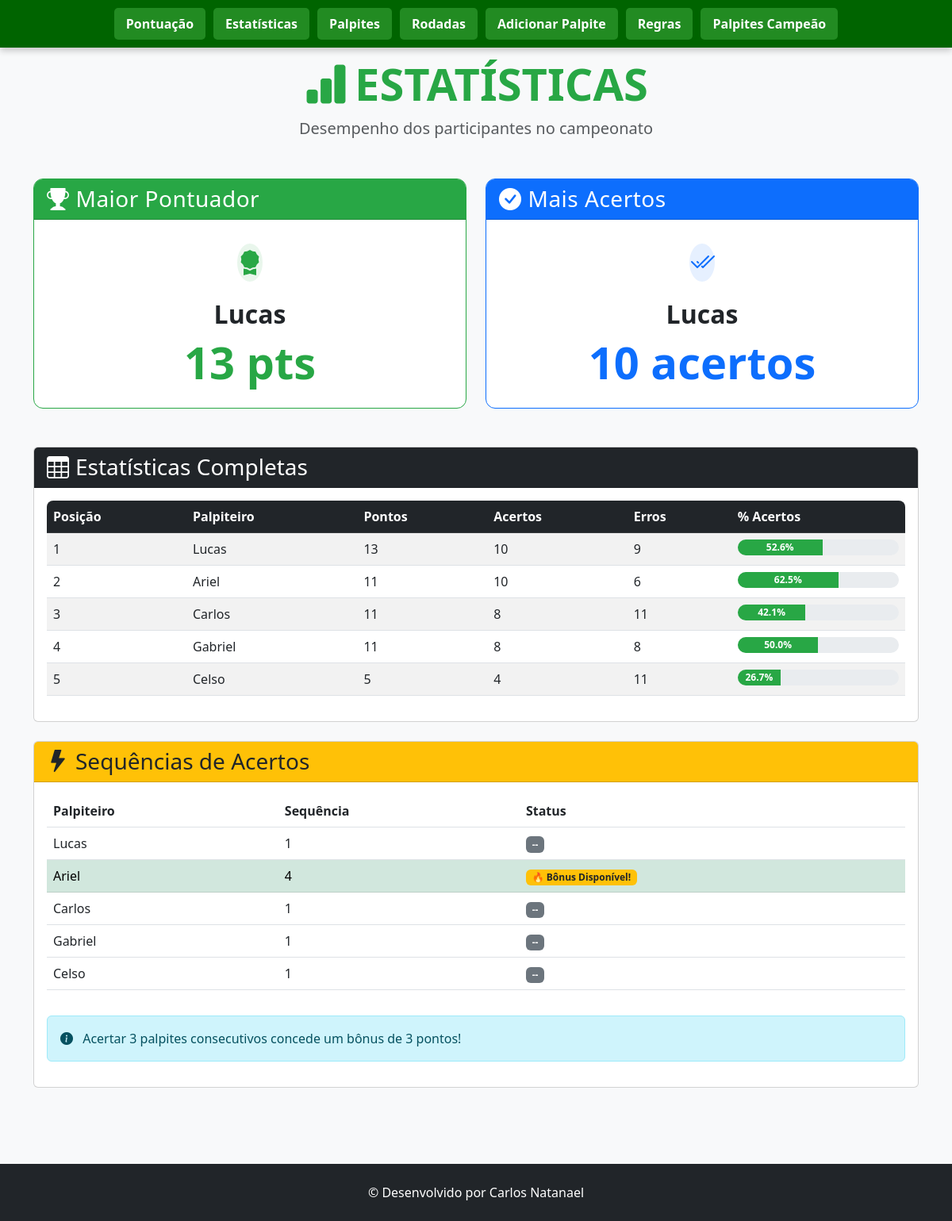
Page /estatisticas on the committed database.
### tables this page shows
CREATE TABLE pontuacao (
        id INTEGER PRIMARY KEY AUTOINCREMENT,
        posicao INTEGER,
        nome TEXT UNIQUE,
        pontos INTEGER DEFAULT 0,
        acertos INTEGER DEFAULT 0,
        erros INTEGER DEFAULT 0
    , pontos_bonus INTEGER DEFAULT 0);

### app.py (the view)
@app.route('/estatisticas')
def estatisticas():
    conn = get_db_connection()
    estatisticas_completas = conn.execute('''
        SELECT nome, pontos, acertos, erros,
               CASE WHEN (acertos + erros) = 0 THEN 0.0 ELSE ROUND((acertos * 100.0 / (acertos + erros)), 1) END as percentual_acertos
        FROM pontuacao ORDER BY pontos DESC, acertos DESC
    ''').fetchall()
    maior_pontuador = estatisticas_completas[0] if estatisticas_completas else None
    quem_acertou_mais = sorted(estatisticas_completas, key=lambda x: x['acertos'], reverse=True)[0] if estatisticas_completas else None
    rodada_atual_row = conn.execute("SELECT MAX(rodada) as rodada FROM palpites WHERE status != 'Pendente'").fetchone()
    rodada_atual_bonus = rodada_atual_row['rodada'] if rodada_atual_row and rodada_atual_row['rodada'] else 0
    print(f"\n[LOG] Rodada atual para cálculo de bônus: {rodada_atual_bonus}")
    sequencias_info = defaultdict(int)
    if rodada_atual_bonus > 0:
        palpites_rodada_atual = conn.execute("""
            SELECT p.nome, p.status, j.data_hora FROM palpites p
            JOIN jogos j ON p.game_id = j.id
            WHERE p.status != 'Pendente' AND p.rodada = ?
            ORDER BY p.nome, j.data_hora
        """, (rodada_atual_bonus,)).fetchall()
        for jogador in estatisticas_completas:
            nome = jogador['nome']
            palpites_do_jogador_na_rodada = [p for p in palpites_rodada_atual if p['nome'] == nome]
            sequencia_atual = 0
            for palpite in palpites_do_jogador_na_rodada:
                if "Erro" not in palpite['status']:
                    sequencia_atual += 1
                else:
                    sequencia_atual = 0
            sequencias_info[nome] = sequencia_atual
    sequencias_para_template = []
    for jogador in estatisticas_completas:
        nome = jogador['nome']
        max_streak = sequencias_info[nome]
        sequencias_para_template.append({
            'nome': nome,
            'sequencia': max_streak,
            'bonus': '🔥 Bônus Disponível!' if max_streak >= 3 else '--'
        })
    conn.close()
    print(f"\n[LOG] Estatísticas carregadas para {len(estatisticas_completas)} jogadores\n")
    return render_template('estatisticas.html',
                           maior_pontuador=maior_pontuador,
                           quem_acertou_mais=quem_acertou_mais,
                           estatisticas_completas=estatisticas_completas,
                           sequencias=sequencias_para_template,
                           rodada_atual_bonus=rodada_atual_bonus)

### app.py (called while the page is built)
def get_db_connection():
    conn = sqlite3.connect('palpites.db')
    conn.row_factory = sqlite3.Row
    return conn

### templates/estatisticas.html (shortened to what this page needs)
<!DOCTYPE html>
<html lang="pt">
<head>
    <link href="https://cdn.jsdelivr.net/npm/bootstrap@5.3.0/dist/css/bootstrap.min.css" rel="stylesheet">
    <link rel="stylesheet" href="https://cdn.jsdelivr.net/npm/bootstrap-icons@1.10.0/font/bootstrap-icons.css">
    <link rel="stylesheet" href="{{ url_for('static', filename='esta.css') }}">
</head>
<body>
    <header>
        <nav class="navbar navbar-expand-lg navbar-dark fixed-top">
            <div class="collapse navbar-collapse justify-content-center" id="navbarNav">
                <ul class="navbar-nav">
                    <li class="nav-item">
                        <a class="nav-link" href="{{ url_for('index') }}">Pontuação</a>
                    </li>
                    <li class="nav-item">
                        <a class="nav-link" href="{{ url_for('estatisticas') }}">Estatísticas</a>
                    </li>
                    <li class="nav-item">
                        <a class="nav-link" href="{{ url_for('exibir_palpites') }}">Palpites</a>
                    </li>
                    <li class="nav-item">
                        <a class="nav-link" href="{{ url_for('exibir_rodadas') }}">Rodadas</a>
                    </li>
                    <li class="nav-item">
                        <a class="nav-link" href="{{ url_for('adicionar_palpites') }}">Adicionar Palpite</a>
                    </li>
                    <li class="nav-item">
                        <a class="nav-link" href="{{ url_for('regra') }}">Regras</a>
                    </li>
                    <li class="nav-item">
                        <a class="nav-link" href="{{ url_for('ver_palpites_campeao') }}">Palpites Campeão</a>
                    </li>
                </ul>
            </div>
        </nav>
    </header>
    <main class="container py-5 mt-4">
        <div class="text-center mb-5">
            <h1 class="display-4 fw-bold text-success">
                <i class="bi bi-bar-chart-fill me-2"></i>ESTATÍSTICAS
            </h1>
            <p class="lead text-muted">Desempenho dos participantes no campeonato</p>
        </div>
        <div class="row g-4 mb-5">
            <div class="col-md-6">
                <div class="card stat-card h-100 border-success">
                    <div class="card-header bg-success text-white">
                        <h3 class="card-title mb-0">
                            <i class="bi bi-trophy-fill me-2"></i>Maior Pontuador
                        </h3>
                    </div>
                    <div class="card-body text-center py-4">
                        {% if maior_pontuador %}
                        <div class="avatar-lg mb-3 mx-auto">
                            <div class="avatar-title bg-success bg-opacity-10 text-success rounded-circle fs-2">
                                <i class="bi bi-award-fill"></i>
                            </div>
                        </div>
                        <h2 class="fw-bold">{{ maior_pontuador.nome }}</h2>
                        <div class="display-4 fw-bold text-success">{{ maior_pontuador.pontos }} pts</div>
                        {% else %}
                        <div class="text-muted">Nenhum dado disponível</div>
                        {% endif %}
                    </div>
                </div>
            </div>
            <div class="col-md-6">
                <div class="card stat-card h-100 border-primary">
                    <div class="card-header bg-primary text-white">
                        <h3 class="card-title mb-0">
                            <i class="bi bi-check-circle-fill me-2"></i>Mais Acertos
                        </h3>
                    </div>
                    <div class="card-body text-center py-4">
                        {% if quem_acertou_mais %}
                        <div class="avatar-lg mb-3 mx-auto">
                            <div class="avatar-title bg-primary bg-opacity-10 text-primary rounded-circle fs-2">
                                <i class="bi bi-check2-all"></i>
                            </div>
                        </div>
                        <h2 class="fw-bold">{{ quem_acertou_mais.nome }}</h2>
                        <div class="display-4 fw-bold text-primary">{{ quem_acertou_mais.acertos }} acertos</div>
                        {% else %}
                        <div class="text-muted">Nenhum dado disponível</div>
                        {% endif %}
                    </div>
                </div>
            </div>
        </div>
        <div class="card mb-4">
            <div class="card-header bg-dark text-white">
                <h3 class="card-title mb-0">
                    <i class="bi bi-table me-2"></i>Estatísticas Completas
                </h3>
            </div>
            <div class="card-body">
                <div class="table-responsive">
                    <table class="table table-striped table-hover">
                        <thead class="table-dark">
                            <tr>
                                <th>Posição</th>
                                <th>Palpiteiro</th>
                                <th>Pontos</th>
                                <th>Acertos</th>
                                <th>Erros</th>
                                <th>% Acertos</th>
                            </tr>
                        </thead>
                        <tbody>
                            {% for estatistica in estatisticas_completas %}
                            <tr>
                                <td>{{ loop.index }}</td>
                                <td>{{ estatistica.nome }}</td>
                                <td>{{ estatistica.pontos }}</td>
                                <td>{{ estatistica.acertos }}</td>
                                <td>{{ estatistica.erros }}</td>
                                <td>
                                    <div class="progress" style="height: 20px;">
                                        <div class="progress-bar bg-success" style="width: {{ estatistica.percentual_acertos or 0 }}%">
                                            {{ estatistica.percentual_acertos or 0 }}%
                                        </div>
                                    </div>
                                </td>
                            </tr>
                            {% endfor %}
                        </tbody>
                    </table>
                </div>
            </div>
        </div>
        <div class="card">
            <div class="card-header bg-warning text-dark">
                <h3 class="card-title mb-0">
                    <i class="bi bi-lightning-fill me-2"></i>Sequências de Acertos
                </h3>
            </div>
            <div class="card-body">
                <div class="table-responsive">
                    <table class="table table-hover">
                        <thead>
                            <tr>
                                <th>Palpiteiro</th>
                                <th>Sequência</th>
                                <th>Status</th>
                            </tr>
                        </thead>
                        <tbody>
                            {% for seq in sequencias %}
                            <tr class="{{ 'table-success' if seq.sequencia >= 3 }}">
                                <td>{{ seq.nome }}</td>
                                <td>{{ seq.sequencia }}</td>
                                <td>
                                    {% if seq.sequencia >= 3 %}
                                    <span class="badge bg-warning text-dark pulse">{{ seq.bonus }}</span>
                                    {% else %}
                                    <span class="badge bg-secondary">{{ seq.bonus }}</span>
                                    {% endif %}
                                </td>
                            </tr>
                            {% endfor %}
                        </tbody>
                    </table>
                </div>
                <div class="alert alert-info mt-3">
                    <i class="bi bi-info-circle-fill me-2"></i>
                    Acertar 3 palpites consecutivos concede um bônus de 3 pontos!
                </div>
            </div>
        </div>
    </main>
    <footer class="bg-dark text-white py-4 mt-5">
        <div class="container text-center">
            <p class="mb-0">© Desenvolvido por Carlos Natanael</p>
        </div>
    </footer>
</body>
</html>

### static/esta.css (style rules this page uses)
:root { --bs-success-rgb: 40, 167, 69; --bs-primary-rgb: 13, 110, 253; --bs-info-rgb: 23, 162, 184; }
body { background-color: #f8f9fa; font-family: 'Segoe UI', system-ui, -apple-system, sans-serif; }
.stat-card { transition: transform 0.3s ease, box-shadow 0.3s ease; border-radius: 0.75rem; overflow: hidden; }
.stat-card .card-header { font-weight: 600; letter-spacing: 0.5px; }
.avatar-lg { width: 60px; height: 60px; display: flex; align-items: center; justify-content: center; }
.table-responsive { border-radius: 0.5rem; overflow: hidden; }
.progress { border-radius: 10px; }
.progress-bar { font-size: 0.75rem; font-weight: 600; }
.pulse { animation: pulse 1.5s infinite; }
header { padding: 0; box-shadow: none; border-bottom: none; }
.navbar { background-color: #006400 !important; box-shadow: 0 4px 8px rgba(0, 0, 0, 0.2); border-bottom: none; padding: 10px 20px; z-index: 1030; }
.navbar-nav .nav-item .nav-link { color: #fff !important; font-weight: bold; padding: 8px 15px !important; margin: 0 5px; border-radius: 5px; transition: background-color 0.3s ease, color 0.3s ease; background-color: #228B22; }

### rows in the picture
pontuacao: nome "Lucas", pontos "13", acertos "10", erros "9", percentual_acertos "52.6", sequencia "1", bonus "--"
pontuacao: nome "Ariel", pontos "11", acertos "10", erros "6", percentual_acertos "62.5", sequencia "4", bonus "🔥 Bônus Disponível!"
pontuacao: nome "Carlos", pontos "11", acertos "8", erros "11", percentual_acertos "42.1", sequencia "1", bonus "--"
pontuacao: nome "Gabriel", pontos "11", acertos "8", erros "8", percentual_acertos "50.0", sequencia "1", bonus "--"
pontuacao: nome "Celso", pontos "5", acertos "4", erros "11", percentual_acertos "26.7", sequencia "1", bonus "--"
